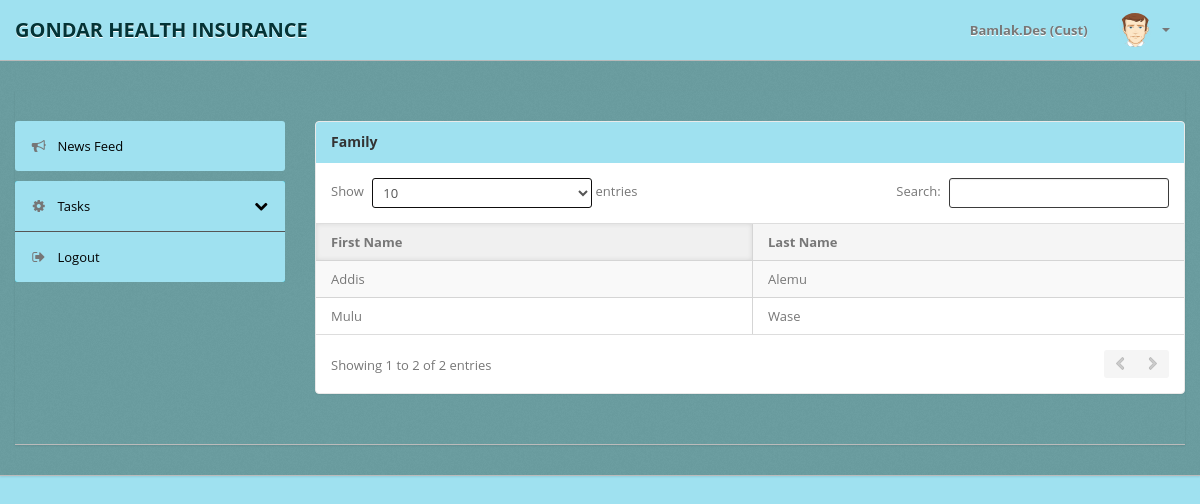
/cus/emp.php (signed in), run on the app's committed database.
### tables this page shows
CREATE TABLE `Users` (
  `idUsers` int(11) NOT NULL,
  `Username` varchar(45) NOT NULL,
  `Fname` varchar(45) DEFAULT NULL,
  `Lname` varchar(45) DEFAULT NULL,
  `Address` varchar(500) DEFAULT NULL,
  `Phone` int(20) DEFAULT NULL,
  `Email` varchar(45) DEFAULT NULL,
  `Role` varchar(45) NOT NULL,
  `Sex` varchar(45) DEFAULT NULL,
  `pic` varchar(50) DEFAULT 'user.png',
  `Pass` varchar(500) NOT NULL
);

CREATE TABLE `Families` (
  `idFamilies` int(11) NOT NULL,
  `FName` varchar(45) NOT NULL,
  `LName` varchar(45) NOT NULL,
  `idC` varchar(45) NOT NULL
);

### Backend/Backend.php (called while the page is built, shortened)
<?php
class Backend
{
    function fetch($conn, $table, $attr, $col)
    {
        if (is_string($attr)) {
            $attr = "'" . $attr . "'";
        }
        $query = mysqli_query($conn, "SELECT * FROM $table WHERE $col = " . $attr . ";") or die(mysqli_error($conn));
        $row = mysqli_fetch_assoc($query);
        if ($row == null) {
            return null;
        } else {
            return $row;
        }
    }
}

### cus/emp.php (the view)
<?php include 'navbar.php';
?>
<div class="wrapper">
    <div class="container">
        <?php include 'sidebar.php'; ?>
        <div class="span9">
            <div class="content">
                <?php
                $obj = new Backend;
                $conn = $obj->connection();
                $sql = "SELECT * FROM Customers join Families on Customers.idC = Families.idC where Customers.idC = '".$_SESSION['empid']."'";
                $query = mysqli_query($conn, $sql) or die(mysqli_error($conn));
                ?>
                <div class="module">
                    <div class="module-head">
                        <h3>Family</h3>
                    </div>
                    <div class="module-body table">
                        <table cellpadding="0" cellspacing="0" border="0" class="datatable-1 table table-bordered table-striped	 display" width="100%">
                            <thead>
                                <tr>
                                    <th>First Name</th>
                                    <th>Last Name </th>
                                </tr>
                            </thead>
                            <tbody>
                                <?php while ($res = mysqli_fetch_assoc($query)) : ?>
                                    <tr class="odd gradeX">
                                        <td><?php echo $res['FName'] ; ?></td>
                                        <td><?php echo $res['LName']; ?></td>
                                    </tr>
                                <?php endwhile; ?>
                            </tbody>
                        </table>
                    </div>
                </div>
            </div>
        </div>
    </div>
</div>
</div>
<?php include 'footers.php'; ?>

### cus/navbar.php (shortened to what this page needs)
<?php include 'headers.php';
require '../Backend/Backend.php';
$obj = new Backend;
$conn = $obj->connection();
$result = $obj->fetch($conn, 'Users', $_SESSION['id'], 'idUsers');
?>
<div class="navbar navbar-fixed-top">
    <div class="navbar-inner">
        <div class="container">
                <a class="brand" href="index.php">GONDAR HEALTH INSURANCE </a>
            <div class="nav-collapse collapse navbar-inverse-collapse">
                <ul class="nav pull-right">
                    <li><a><?php echo $retVal = (isset($result['Username'])) ? $result['Username'] : null; ?> (<?php echo $retVal = (isset($result['Role'])) ? $result['Role'] : null; ?>)</a></li>
                    <li class="nav-user dropdown"><a href="#" class="dropdown-toggle" data-toggle="dropdown">
                            <img src="../uploads/<?php echo $retVal = (isset($result['pic'])) ? $result['pic'] : null; ?>"  class="nav-avatar" />
                            <b class="caret"></b></a>
                    </li>
                </ul>
            </div>
        </div>
    </div>
</div>

### assets/css/style.css (style rules this page uses)
@media (min-width: 980px) { .nav-collapse.collapse { height: auto !important; overflow: visible !important; } }
@media (min-width: 1200px) { [class*="span"] { float: left; min-height: 1px; margin-left: 30px; } }
@media (min-width: 1200px) { .container, .navbar-static-top .container, .navbar-fixed-top .container, .navbar-fixed-bottom .container { width: 1170px; } }
@media (min-width: 1200px) { .span9 { width: 870px; } }

### data on the page
users: Username "Bamlak.Des", Role "Cust", pic (placeholder picture)
families: FName "Addis", LName "Alemu"
families: FName "Mulu", LName "Wase"
